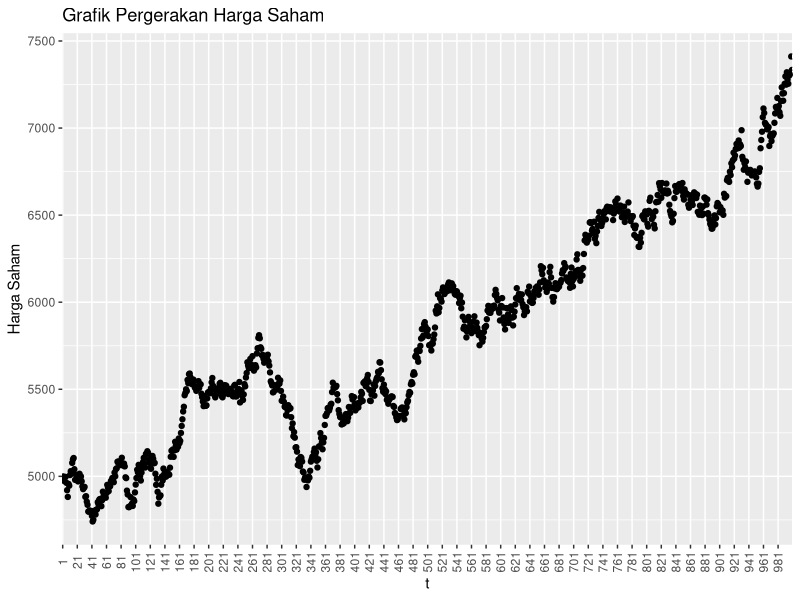
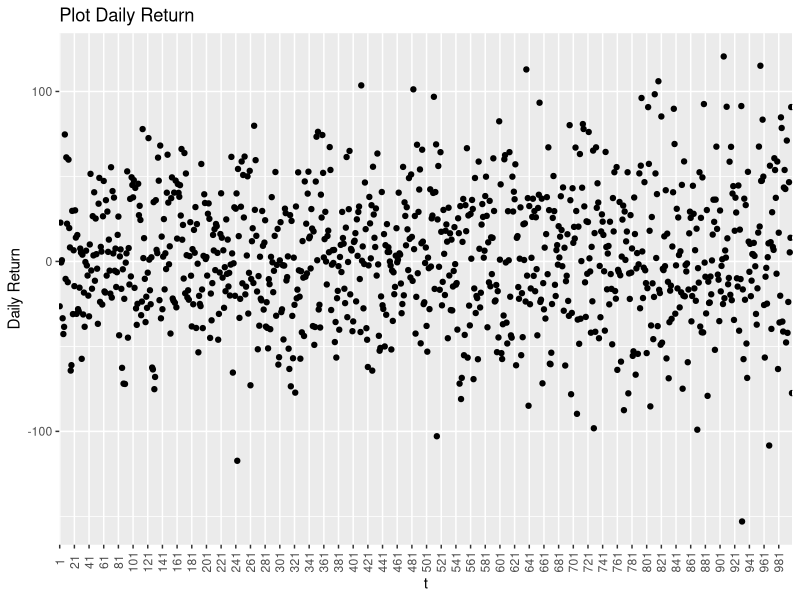
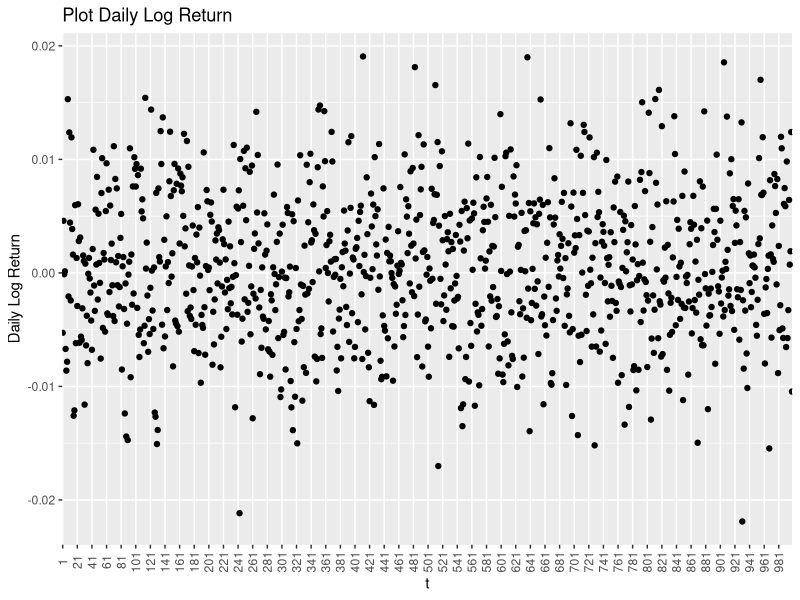
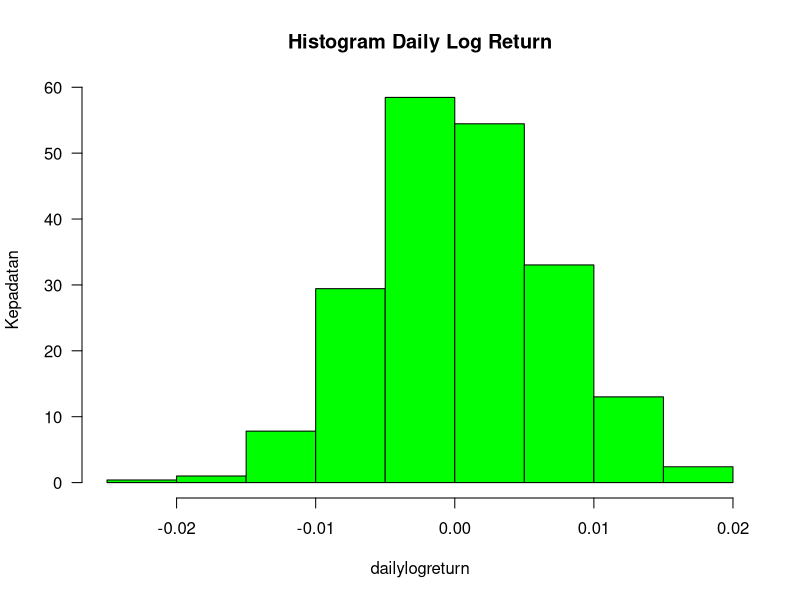
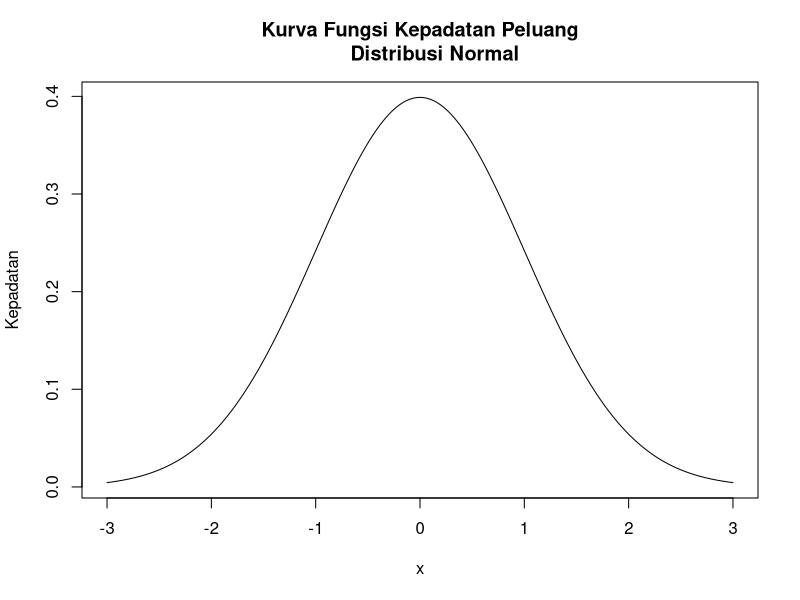

These figures' R source, in order:
library(ggplot2)
sahamawal = 5000
miu = 0.05
sigma = 0.1
deltaT = 1/250
epsilon = rnorm(1,mean = 0, sd = 1)
hargasaham <- c(sahamawal)
dailyreturn <- rep(NA,999)
dailylogreturn <- rep(NA,999)
index <- c(1)
index2 <-c()

for (i in 2:1000){
  productpangkat = (miu-(sigma*sigma)/2) * deltaT + 
    sigma * rnorm(1,mean = 0, sd = 1) * 
    sqrt(deltaT)
  sahamakhir = hargasaham[i-1] * exp(productpangkat)
  print(sahamakhir)
  hargasaham[i] = sahamakhir
}

for(w in 1 : 999){
  dailylogret = (hargasaham[w+1] - hargasaham[w]) / hargasaham[w]
  print(dailylogret)
  dailylogreturn[w] = dailylogret
}

for(q in 1 : 999){
  dailyret = hargasaham[q+1] - hargasaham[q]
  print(dailyret)
  dailyreturn[q] = dailyret
}
for(g in 1 : 1000){
  index[g] <- c(g)
}
for (j in 1 : 999){
  index2[j] <- c(j)
}
print(hargasaham)

df <- data.frame(index,hargasaham)
ggplot(df, aes(x = factor(index), y = hargasaham)) + geom_point() +
  scale_x_discrete(breaks = index[c(T,F,F,F,F,F,F,F,F,F,F,F,F,F,F,F,F,F,F,F)])+
  theme(axis.text.x = element_text(angle = 90, vjust = 0.5))+
  xlab("t") + ylab("Harga Saham") + ggtitle("Grafik Pergerakan Harga Saham")

df1 <- data.frame(index2,dailyreturn)
ggplot(df1, aes(x = factor(index2), y = dailyreturn)) + geom_point() +
  scale_x_discrete(breaks = index[c(T,F,F,F,F,F,F,F,F,F,F,F,F,F,F,F,F,F,F,F)]) + theme(axis.text.x = element_text(angle = 90, vjust = 0.5))+
  xlab("t") + ylab("Daily Return") + ggtitle("Plot Daily Return")

df2 <- data.frame(index2,dailylogreturn)
ggplot(df2, aes(x = factor(index2), y = dailylogreturn)) + geom_point() +
  scale_x_discrete(breaks = index[c(T,F,F,F,F,F,F,F,F,F,F,F,F,F,F,F,F,F,F,F)]) + theme(axis.text.x = element_text(angle = 90, vjust = 0.5))+
  xlab("t") + ylab("Daily Log Return") + ggtitle("Plot Daily Log Return")

hist(dailylogreturn,
     main = 'Histogram Daily Log Return',
     freq = FALSE,
     col = 'green',
     ylab = 'Kepadatan',
     las = 1,
     breaks = 12)
x <- seq(-3,3,length = 999)
plot(x,dnorm(x,mean = 0, sd = 1), type = 'l', ylab = 'Kepadatan', main = 'Kurva Fungsi Kepadatan Peluang
     Distribusi Normal')

sigmakuadrat = sigma * sigma
meanteoritis = (miu-sigmakuadrat/2) * 1
variansiteoritis = sigmakuadrat
print(meanteoritis)
print(variansiteoritis)

meanempiris = mean(dailylogreturn)
variansiempiris = var(dailylogreturn)

print(meanempiris)
print(variansiempiris)


